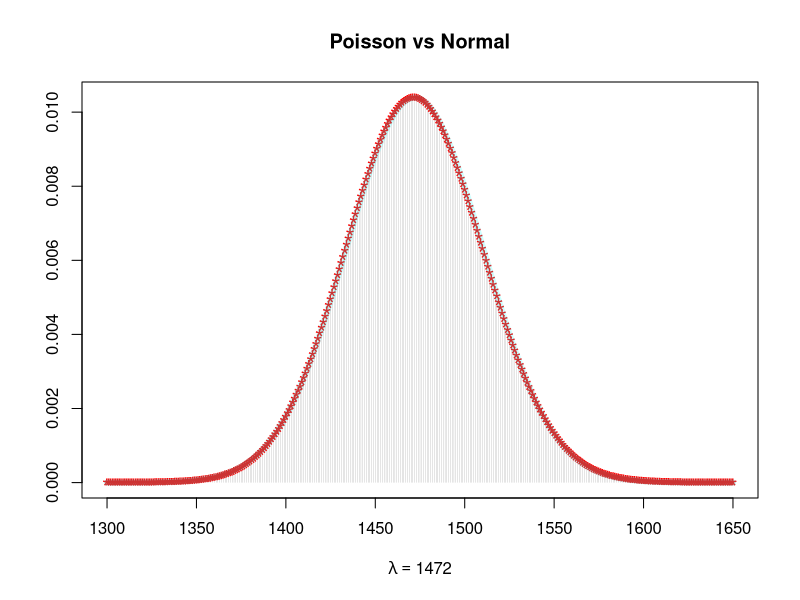
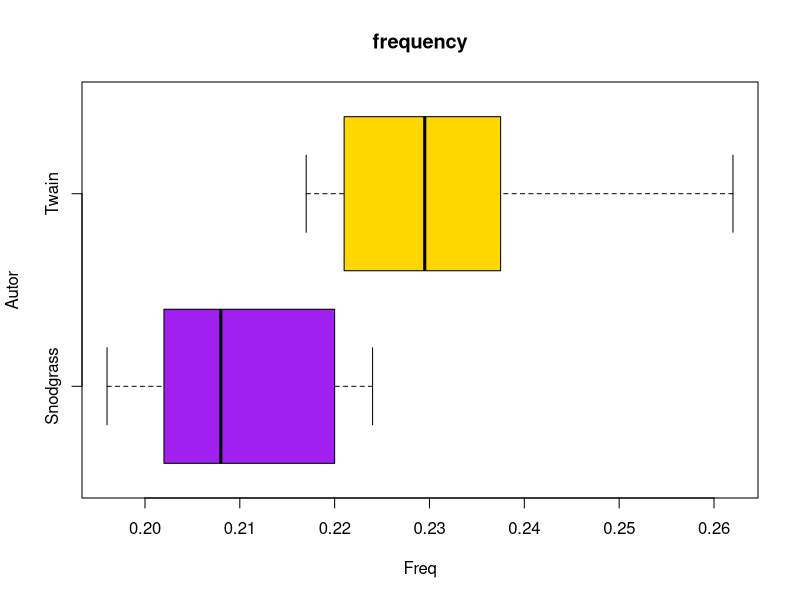

Source code (R) for these figures, in order:

# Evaluate the PMF of a Poisson with a very large parameter: < lambda = 1472 >
xx = 1300:1650
PMF.pois = dpois(xx , lambda = 1472)

# Plot  the Poisson(1472)
plot(xx, PMF.pois, type='h', lwd=.1,
     xlab = expression(lambda==1472), ylab = '',
     main = 'Poisson vs Normal')

#Add points
points(xx, PMF.pois, pch= '*', cex=1.5, col='red')

#Add the density function of a Normal
curve(dnorm(x, mean = 1472, sd = sqrt(1472)), add=T, lwd= 6, col=rgb(0,1,1,0.2))


### 27.2

pour.temp <- c(2543,2541,2544,2620,2560,2559,2562,2553,2552,2553)
mean(pour.temp)

#take a look to help 
t.test(pour.temp, mu = 2550, alternative = 'two.sided', conf.level = 0.99)


# Exercise 7
#data
x1 <- c(.225, .262, .217, .240, .230, .229, .235, .217)
x2 <- c(.209, .205, .196, .210, .202, .207, .224, .223, .220, .201)
y <- c(rep('Twain', length(x1)), rep('Snodgrass', length(x2)))
dta <- data.frame(Freq = c(x1, x2), Autor= y)
str(dta)

# Take a look
with(dta,
     boxplot(Freq ~ Autor, horizontal = T,
             main = 'frequency', col= c('purple', 'gold')))

aggregate(Freq ~ Autor, data= dta, FUN= var)

t.test(Freq ~ Autor,data = dta, var.equal=T)
